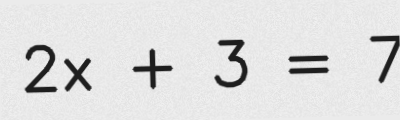
#> input picture data/raw_samples/synthetic_eq1.png, 400 x 120 px
$ jupyter execute 01_preprocessing.ipynb
#> lines starting #> are read from the running program, lines starting #| are printed output that depends on the picture; after the words box and inside, x2 and y2 are one past the last pixel; in counts of white or black regions, pixels touching at a corner belong together
# Preprocessing

cleaning up the raw image so we can work with it later. basically going from a messy phone photo to a clean binary (black/white) image where the handwriting is visible.

[cell 1]
import cv2
import numpy as np
import matplotlib.pyplot as plt
import os

def show(images, titles, figsize=(16, 5)):
    n = len(images)
    fig, axes = plt.subplots(1, n, figsize=figsize)
    if n == 1:
        axes = [axes]
    for ax, img, t in zip(axes, images, titles):
        if len(img.shape) == 3:
            ax.imshow(cv2.cvtColor(img, cv2.COLOR_BGR2RGB))
        else:
            ax.imshow(img, cmap='gray', vmin=0, vmax=255)
        ax.set_title(t)
        ax.axis('off')
    plt.tight_layout()
    plt.show()

## load the image

[cell 2]
img_path = '../data/raw_samples/synthetic_eq1.png'
original = cv2.imread(img_path)
#> original is the input picture: shape (120, 400, 3); min 30, max 240, mean 221.7
if original is None:
    raise FileNotFoundError(f'cant find {img_path}')

print(f'shape: {original.shape}')
#| shape: (120, 400, 3)
show([original], ['original'])
#> in show, `n = len(images)`: n = 1
#> the loop in show, `for ax, img, t in zip(axes, images, titles):` made 1 pass
#> t on pass 1: 'original'

## grayscale

dont need color info, just need to know dark (ink) vs light (paper)

[cell 3]
gray = cv2.cvtColor(original, cv2.COLOR_BGR2GRAY)
print(f'before: {original.shape}, after: {gray.shape}')
#| before: (120, 400, 3), after: (120, 400)
show([original, gray], ['color', 'grayscale'])
#> call 2 of show, with figsize = (16, 5)
#> in show (call 2), `n = len(images)`: n = 2
#> the loop in show (call 2), `for ax, img, t in zip(axes, images, titles):` made 2 passes
#> in show (call 2), `plt.show()`:
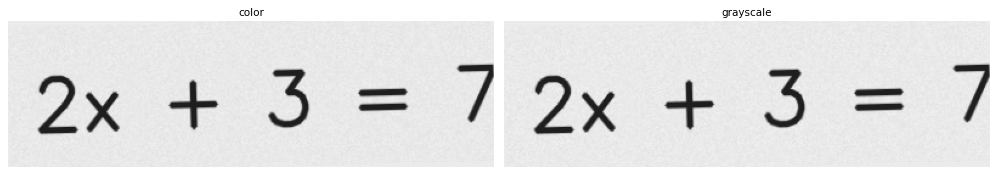
#> figure drawn by matplotlib, 2 panels

## gaussian blur

phone camera adds noise. gaussian blur smooths that out. tried different kernel sizes to see what works best

[cell 4]
blur3 = cv2.GaussianBlur(gray, (3, 3), 0)
blur5 = cv2.GaussianBlur(gray, (5, 5), 0)
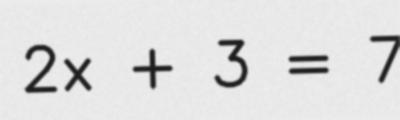
#> blur5: shape (120, 400); min 30, max 237, mean 221.7
blur9 = cv2.GaussianBlur(gray, (9, 9), 0)
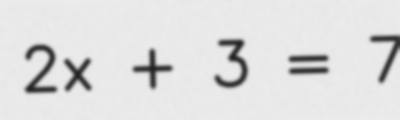
#> blur9: shape (120, 400); min 33, max 236, mean 221.7

show([gray, blur3, blur5, blur9],
     ['no blur', '3x3', '5x5', '9x9'])
#> call 3 of show, with figsize = (16, 5)
#> in show (call 3), `n = len(images)`: n = 4
#> the loop in show (call 3), `for ax, img, t in zip(axes, images, titles):` made 4 passes
#> t on passes 1 to 4: 'no blur', '3x3', '5x5', '9x9'
#> in show (call 3), `plt.show()`:
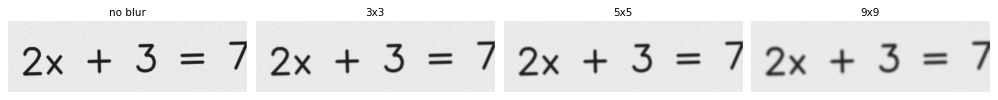
#> figure drawn by matplotlib, 4 panels

# 5x5 seemed like the sweet spot - 3x3 barely does anything, 9x9 blurs too much
blurred = blur5

## contrast enhancement (CLAHE)

sometimes the lighting is uneven (one side of the paper is brighter). tried global histogram equalization first but it messed up some areas. CLAHE does it in small tiles so it handles uneven lighting better

[cell 5]
# tried global first
global_eq = cv2.equalizeHist(blurred)
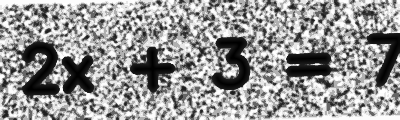
#> global_eq: shape (120, 400); min 0, max 255, mean 151.3

# then CLAHE - this one works way better
clahe = cv2.createCLAHE(clipLimit=2.0, tileGridSize=(8, 8))
clahe_eq = clahe.apply(blurred)

show([blurred, global_eq, clahe_eq],
     ['blurred', 'global eq', 'CLAHE'])

# histograms
fig, axes = plt.subplots(1, 3, figsize=(15, 3))
for ax, img, t in zip(axes, [blurred, global_eq, clahe_eq], ['before', 'global', 'CLAHE']):
    ax.hist(img.ravel(), 256, (0, 255), color='steelblue', alpha=0.7)
    ax.set_title(t)
    ax.set_xlim(0, 255)
#> this loop made 3 passes
plt.tight_layout()
plt.show()
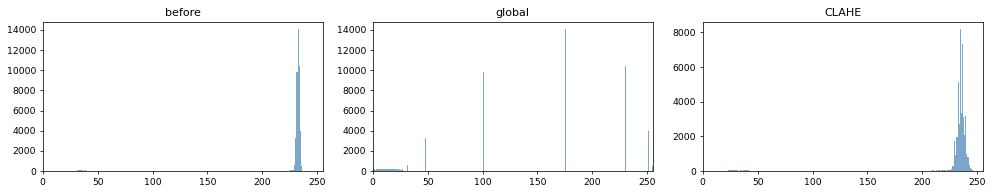
#> figure drawn by matplotlib, 3 panels; panel 1: tallest bar 14085 high, from x = 232.1 to 233.1; panel 2: tallest bar 14085 high, from x = 175.3 to 176.3; panel 3: tallest bar 8189 high, from x = 234.1 to 235.1

enhanced = clahe_eq

## thresholding

need to make it binary - ink=white, paper=black. tried 3 methods

[cell 6]
# otsu - picks one global threshold automatically
_, otsu = cv2.threshold(enhanced, 0, 255, cv2.THRESH_BINARY_INV + cv2.THRESH_OTSU)
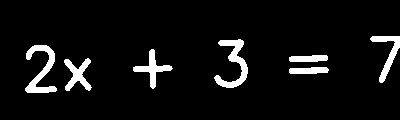
#> otsu: shape (120, 400); 6.3% white; 7 white regions, largest, box (x1, y1, x2, y2) and area: (25, 45, 57, 93) 623, (214, 39, 248, 88) 620, (370, 36, 400, 83) 433
print(f'otsu picked T={_:.0f}')
#| otsu picked T=153

# adaptive mean
adapt_mean = cv2.adaptiveThreshold(enhanced, 255, cv2.ADAPTIVE_THRESH_MEAN_C,
                                    cv2.THRESH_BINARY_INV, 15, 10)
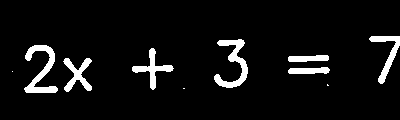
#> adapt_mean: shape (120, 400); 6.3% white; 10 white regions (3 under 20 px), largest, box (x1, y1, x2, y2) and area: (24, 45, 58, 93) 642, (214, 39, 248, 88) 614, (132, 48, 174, 90) 438

# adaptive gaussian - best one for this
adapt_gauss = cv2.adaptiveThreshold(enhanced, 255, cv2.ADAPTIVE_THRESH_GAUSSIAN_C,
                                     cv2.THRESH_BINARY_INV, 15, 10)
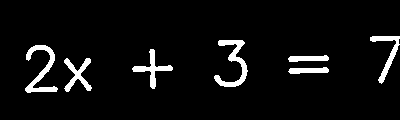
#> adapt_gauss: shape (120, 400); 5.5% white; 7 white regions, largest, box (x1, y1, x2, y2) and area: (214, 40, 248, 87) 536, (25, 45, 58, 93) 533, (132, 49, 173, 89) 385

show([enhanced, otsu, adapt_mean, adapt_gauss],
     ['input', 'otsu', 'adaptive mean', 'adaptive gaussian'])

# adaptive gaussian handles uneven lighting best
binary = adapt_gauss

## morphological cleanup

thresholding leaves some noise dots and broken strokes. opening removes the dots, closing fills the gaps

[cell 7]
kernel = cv2.getStructuringElement(cv2.MORPH_RECT, (3, 3))
#> kernel = [[1, 1, 1], [1, 1, 1], [1, 1, 1]]

# opening = erode then dilate (kills small dots)
opened = cv2.morphologyEx(binary, cv2.MORPH_OPEN, kernel, iterations=1)
#> opened: shape (120, 400); 5.4% white; 7 white regions, largest, box (x1, y1, x2, y2) and area: (214, 40, 247, 87) 531, (25, 45, 57, 93) 528, (133, 49, 173, 89) 381

# closing = dilate then erode (fills small gaps)
cleaned = cv2.morphologyEx(opened, cv2.MORPH_CLOSE, kernel, iterations=1)
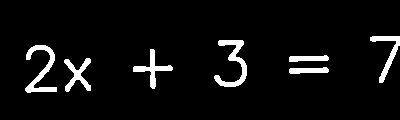
#> cleaned: shape (120, 400); 5.5% white; 7 white regions, largest, box (x1, y1, x2, y2) and area: (214, 40, 247, 87) 535, (25, 45, 57, 93) 530, (133, 49, 173, 89) 385

show([binary, opened, cleaned],
     ['after threshold', 'after opening', 'after closing'])

## all steps together

[cell 8]
show([original, gray, blurred, enhanced, binary, cleaned],
     ['original', 'grayscale', 'blurred', 'CLAHE', 'threshold', 'cleaned'],
     figsize=(20, 4))

print(f'input:  {original.shape}')
#| input:  (120, 400, 3)
print(f'output: {cleaned.shape}')
#| output: (120, 400)

## wrapping it as a function

putting the whole pipeline into one function so i can just call it from the next notebooks without copy pasting everything

[cell 9]
def preprocess(image_path):
#> called with image_path = '../data/raw_samples/synthetic_eq1.png'
    img = cv2.imread(image_path)
    if img is None:
        raise FileNotFoundError(f'cant load {image_path}')

    gray = cv2.cvtColor(img, cv2.COLOR_BGR2GRAY)
    blurred = cv2.GaussianBlur(gray, (5, 5), 0)

    clahe = cv2.createCLAHE(clipLimit=2.0, tileGridSize=(8, 8))
    enhanced = clahe.apply(blurred)

    binary = cv2.adaptiveThreshold(enhanced, 255, cv2.ADAPTIVE_THRESH_GAUSSIAN_C,
                                    cv2.THRESH_BINARY_INV, 15, 10)

    kernel = cv2.getStructuringElement(cv2.MORPH_RECT, (3, 3))
#> kernel = [[1, 1, 1], [1, 1, 1], [1, 1, 1]]
    cleaned = cv2.morphologyEx(binary, cv2.MORPH_OPEN, kernel, iterations=1)
    cleaned = cv2.morphologyEx(cleaned, cv2.MORPH_CLOSE, kernel, iterations=1)

    return cleaned

# quick test
result = preprocess('../data/raw_samples/synthetic_eq1.png')
show([cv2.imread('../data/raw_samples/synthetic_eq1.png'), result], ['input', 'output'])
